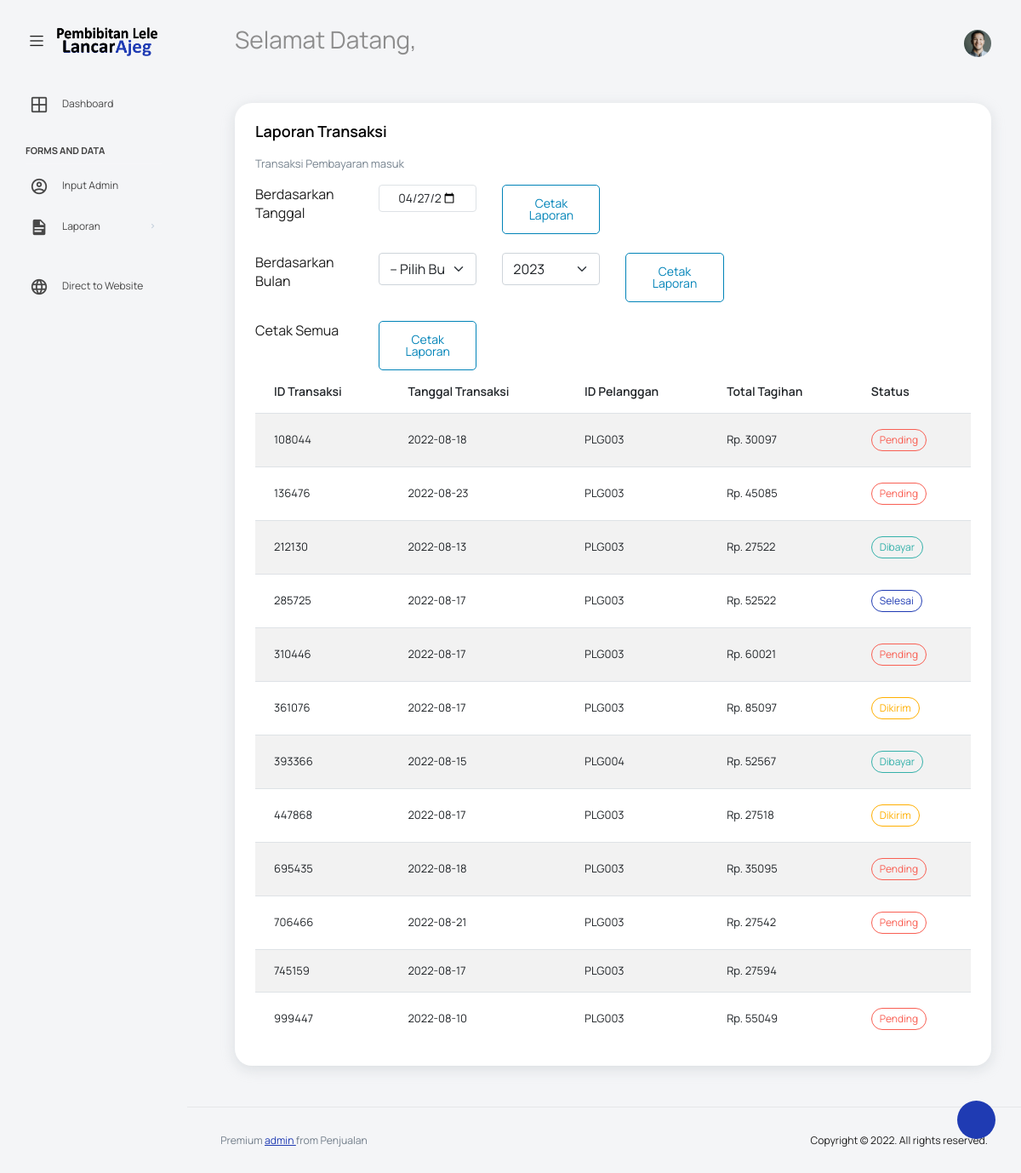
/admin-dashboard/laporan/laporan-transaksi.php, run on the app's committed database.
### tables this page shows
CREATE TABLE `transaksi` (
  `id_transaksi` varchar(255) NOT NULL,
  `id_order` int(50) NOT NULL,
  `id_pelanggan` varchar(25) NOT NULL,
  `total_tagihan` int(20) NOT NULL,
  `metode_pembayaran` varchar(255) NOT NULL,
  `waktu_transaksi` date NOT NULL,
  `status` varchar(25) NOT NULL,
  `pdf_url` varchar(255) NOT NULL,
  `kurir` varchar(50) NOT NULL,
  `resi` varchar(25) NOT NULL
);

### admin-dashboard/config/koneksi.php (called while the page is built, shortened)
<?php
$koneksi  =  mysqli_connect("localhost", "root", "", "db_lele");
$tampil_transaksi = $koneksi->query("select * from transaksi");

### admin-dashboard/laporan/laporan-transaksi.php (the view, shortened to what this page needs)
<?php
include '../config/koneksi.php';
?>
<!DOCTYPE html>
<html lang="en">
<head>
    <link rel="stylesheet" href="../vendors/feather/feather.css">
    <link rel="stylesheet" href="../vendors/mdi/css/materialdesignicons.min.css">
    <link rel="stylesheet" href="../vendors/ti-icons/css/themify-icons.css">
    <link rel="stylesheet" href="../vendors/typicons/typicons.css">
    <link rel="stylesheet" href="../vendors/simple-line-icons/css/simple-line-icons.css">
    <link rel="stylesheet" href="../vendors/css/vendor.bundle.base.css">
    <link rel="stylesheet" href="../vendors/datatables.net-bs4/dataTables.bootstrap4.css">
    <link rel="stylesheet" href="../js/select.dataTables.min.css">
    <link rel="stylesheet" href="../css/vertical-layout-light/style.css">
</head>
<body>
    <div class="container-scroller">
        <nav class="navbar default-layout col-lg-12 col-12 p-0 fixed-top d-flex align-items-top flex-row">
            <div class="text-center navbar-brand-wrapper d-flex align-items-center justify-content-start">
                <div class="me-3">
                    <button class="navbar-toggler navbar-toggler align-self-center" type="button" data-bs-toggle="minimize">
                        <span class="icon-menu"></span>
                    </button>
                </div>
                <div>
                    <a class="navbar-brand brand-logo" href="index.php">
                        <img src="../images/logo.png" alt="logo" />
                    </a>
                </div>
            </div>
            <div class="navbar-menu-wrapper d-flex align-items-top">
                <ul class="navbar-nav">
                    <li class="nav-item font-weight-semibold d-none d-lg-block ms-0">
                        <h1 class="welcome-text">Selamat Datang, <span class="text-black fw-bold"><?= $_SESSION['admin']['nama'] ?></span></h1>
                    </li>
                </ul>
                <ul class="navbar-nav ms-auto">
                    <li class="nav-item dropdown d-none d-lg-block user-dropdown">
                        <a class="nav-link" id="UserDropdown" href="#" data-bs-toggle="dropdown" aria-expanded="false">
                            <img class="img-xs rounded-circle" src="../images/faces/face8.jpg" alt="Profile image"> </a>
                    </li>
                </ul>
            </div>
        </nav>
        <div class="container-fluid page-body-wrapper">
            <div class="theme-setting-wrapper">
                <div id="settings-trigger"><i class="ti-settings"></i></div>
            </div>
            <nav class="sidebar sidebar-offcanvas" id="sidebar">
                <ul class="nav">
                    <li class="nav-item">
                        <a class="nav-link" href="../index.php">
                            <i class="mdi mdi-grid-large menu-icon"></i>
                            <span class="menu-title">Dashboard</span>
                        </a>
                    </li>
                    <li class="nav-item nav-category">Forms and Data</li>
                    <?php
                    if ($_SESSION['admin']['tipe_login'] == 'A') {
                    ?>
                        <li class="nav-item">
                            <a class="nav-link" data-bs-toggle="collapse" href="#form-elements" aria-expanded="false" aria-controls="form-elements">
                                <i class="menu-icon mdi mdi-card-text-outline"></i>
                                <span class="menu-title">Input Data</span>
                                <i class="menu-arrow"></i>
                            </a>
                            <div class="collapse" id="form-elements">
                                <ul class="nav flex-column sub-menu">
                                    <li class="nav-item"><a class="nav-link" href="../input-produk.php">input Produk</a></li>
                                    <li class="nav-item"><a class="nav-link" href="../input-pelanggan.php">input Pelanggan</a></li>
                                    <li class="nav-item"><a class="nav-link" href="../input-kategori.php">input Kategori</a></li>
                                </ul>
                            </div>
                        </li>
                        <li class="nav-item">
                            <a class="nav-link" data-bs-toggle="collapse" href="#tables" aria-expanded="false" aria-controls="tables">
                                <i class="menu-icon mdi mdi-table"></i>
                                <span class="menu-title">Table Data</span>
                                <i class="menu-arrow"></i>
                            </a>
                            <div class="collapse" id="tables">
                                <ul class="nav flex-column sub-menu">
                                    <li class="nav-item"><a class="nav-link" href="../data-produk.php">input Produk</a></li>
                                    <li class="nav-item"><a class="nav-link" href="../data-pelanggan.php">input Pelanggan</a></li>
                                    <li class="nav-item"><a class="nav-link" href="../data-kategori.php">input Kategori</a></li>
                                </ul>
                            </div>
                        </li>
                        <li class="nav-item">
                            <a class="nav-link" href="../cek-pembayaran.php">
                                <i class="mdi mdi-cash-100 menu-icon"></i>
                                <span class="menu-title">Cek Pembayaran</span>
                            </a>
                        </li>
                        <li class="nav-item">
                            <a class="nav-link" href="../form-transaksi.php">
                                <i class="mdi mdi-send menu-icon"></i>
                                <span class="menu-title">Pengiriman</span>
                            </a>
                        </li>
                        <li class="nav-item">
                            <a class="nav-link" data-bs-toggle="collapse" href="#laporan" aria-expanded="false" aria-controls="tables">
                                <i class="menu-icon mdi mdi-file-document"></i>
                                <span class="menu-title">Laporan</span>
                                <i class="menu-arrow"></i>
                            </a>
                            <div class="collapse" id="laporan">
                                <ul class="nav flex-column sub-menu">
                                    <li class="nav-item"><a class="nav-link" href="http://localhost/penjualan-master/admin-dashboard/laporan/laporan-produk.php">Laporan Produk</a></li>
                                    <li class="nav-item"><a class="nav-link" href="http://localhost/penjualan-master/admin-dashboard/laporan/laporan-pelanggan.php">Laporan Pelanggan</a></li>
                                    <li class="nav-item"><a class="nav-link" href="http://localhost/penjualan-master/admin-dashboard/laporan/laporan-transaksi.php">Laporan Transaksi</a></li>
                                    <li class="nav-item"><a class="nav-link" href="http://localhost/penjualan-master/admin-dashboard/laporan/laporan-detail-transaksi.php">Laporan Detail Transaksi</a></li>
                                </ul>
                            </div>
                        </li>
                    <?php
                    } else {
                    ?>
                        <li class="nav-item">
                            <a class="nav-link" href="http://localhost/penjualan-master/admin-dashboard/input-admin.php">
                                <i class="menu-icon mdi mdi-account-circle-outline"></i>
                                <span class="menu-title">Input Admin</span>
                            </a>
                        </li>
                        <li class="nav-item">
                            <a class="nav-link" data-bs-toggle="collapse" href="#laporan" aria-expanded="false" aria-controls="tables">
                                <i class="menu-icon mdi mdi-file-document"></i>
                                <span class="menu-title">Laporan</span>
                                <i class="menu-arrow"></i>
                            </a>
                        </li>
                    <?php
                    }
                    ?>
                    <li class="nav-item">
                        <a class="nav-link" target="_blank">
                        </a>
                    </li>
                    <li class="nav-item">
                        <a class="nav-link" target="_blank" href="../index.php">
                            <i class="mdi mdi-web menu-icon"></i>
                            <span class="menu-title">Direct to Website</span>
                        </a>
                    </li>
                </ul>
            </nav>
            <div class="main-panel">
                <div class="content-wrapper">
                    <div class="row">
                        <div class="col-md-12 grid-margin stretch-card">
                            <div class="card">
                                <div class="card-body">
                                    <h4 class="card-title">Laporan Transaksi</h4>
                                    <p class="card-description">
                                        Transaksi Pembayaran masuk
                                    </p>
                                    <form action="print-transaksi-periode.php" method="post">
                                        <div class="row">
                                            <div class="col-sm-2"> Berdasarkan Tanggal</div>
                                            <div class="col-sm-2">
                                                <input type="date" name="tanggal" class="col-sm-2 form-control " value="<?= date('Y-m-d') ?>">
                                            </div>
                                            <div class="col-sm-2">
                                                <button name="hari" target="_blank" class="btn btn-outline-info btn-icon-text">Cetak Laporan</button>
                                            </div>
                                        </div>
                                        <br>
                                        <div class="row">
                                            <div class="col-sm-2"> Berdasarkan Bulan</div>
                                            <div class="col-sm-2">
                                                <select name="bulan" class="form-select" data-live-search="true">
                                                    <option value="">-- Pilih Bulan --</option>
                                                </select>
                                            </div>
                                            <div class="col-sm-2">
                                                <select name="tahun" class="form-select">
                                                    <?php
                                                    $mulai = date('Y') - 1;
                                                    for ($i = $mulai; $i < $mulai + 10; $i++) {
                                                        $sel = $i == date('Y') ? ' selected="selected"' : '';
                                                        echo '<option value="' . $i . '"' . $sel . '>' . $i . '</option>';
                                                    }
                                                    ?>
                                                </select>
                                            </div>
                                            <div class="col-sm-2">
                                                <button name="periode" target="_blank" class="btn btn-outline-info btn-icon-text">Cetak Laporan</button>
                                            </div>
                                        </div>
                                        <br>
                                        <div class="row">
                                            <div class="col-sm-2">Cetak Semua</div>
                                            <div class="col-sm-2">
                                                <a href="print-transaksi.php" target="_blank" class="btn btn-outline-info btn-icon-text">Cetak Laporan</a>
                                            </div>
                                        </div>
                                    </form>
                                    <table class="table table-striped" id="table1">
                                        <thead>
                                            <tr>
                                                <th>ID Transaksi</th>
                                                <th>Tanggal Transaksi</th>
                                                <th>ID Pelanggan</th>
                                                <th>Total Tagihan</th>
                                                <th>Status</th>
                                            </tr>
                                        </thead>
                                        <tbody>
                                            <?php while ($data = $tampil_transaksi->fetch_assoc()) { ?>
                                                <tr>
                                                    <td><?= $data['id_transaksi']; ?></td>
                                                    <td><?= $data['waktu_transaksi']; ?></td>
                                                    <td><?= $data['id_pelanggan']; ?></td>
                                                    <td>Rp. <?= $data['total_tagihan']; ?></td>
                                                    <td>
                                                        <?php if ($data['status'] == 'Pending') { ?>
                                                            <label class="badge badge-danger"><?= $data['status']; ?></label>
                                                        <?php } elseif ($data['status'] == 'Dibayar') { ?>
                                                            <label class="badge badge-success"><?= $data['status']; ?></label>
                                                        <?php } elseif ($data['status'] == 'Dikirim') { ?>
                                                            <label class="badge badge-warning"><?= $data['status']; ?></label>
                                                        <?php } elseif ($data['status'] == 'Selesai') { ?>
                                                            <label class="badge badge-primary"><?= $data['status']; ?></label>
                                                        <?php } ?>
                                                    </td>
                                                </tr>
                                            <?php } ?>
                                        </tbody>
                                    </table>
                                </div>
                            </div>
                        </div>
                    </div>
                </div>
                <footer class="footer">
                    <div class="d-sm-flex justify-content-center justify-content-sm-between">
                        <span class="text-muted text-center text-sm-left d-block d-sm-inline-block">Premium <a href="index.php" target="_blank">admin </a> from Penjualan</span>
                        <span class="float-none float-sm-right d-block mt-1 mt-sm-0 text-center">Copyright © 2022. All rights reserved.</span>
                    </div>
                </footer>
            </div>
        </div>
    </div>
</body>
</html>

### data on the page
transaksi: id_transaksi "108044", waktu_transaksi "2022-08-18", id_pelanggan "PLG003", total_tagihan "30097", status "Pending"
transaksi: id_transaksi "136476", waktu_transaksi "2022-08-23", id_pelanggan "PLG003", total_tagihan "45085", status "Pending"
transaksi: id_transaksi "212130", waktu_transaksi "2022-08-13", id_pelanggan "PLG003", total_tagihan "27522", status "Dibayar"
transaksi: id_transaksi "285725", waktu_transaksi "2022-08-17", id_pelanggan "PLG003", total_tagihan "52522", status "Selesai"
transaksi: id_transaksi "310446", waktu_transaksi "2022-08-17", id_pelanggan "PLG003", total_tagihan "60021", status "Pending"
transaksi: id_transaksi "361076", waktu_transaksi "2022-08-17", id_pelanggan "PLG003", total_tagihan "85097", status "Dikirim"
transaksi: id_transaksi "393366", waktu_transaksi "2022-08-15", id_pelanggan "PLG004", total_tagihan "52567", status "Dibayar"
transaksi: id_transaksi "447868", waktu_transaksi "2022-08-17", id_pelanggan "PLG003", total_tagihan "27518", status "Dikirim"
transaksi: id_transaksi "695435", waktu_transaksi "2022-08-18", id_pelanggan "PLG003", total_tagihan "35095", status "Pending"
transaksi: id_transaksi "706466", waktu_transaksi "2022-08-21", id_pelanggan "PLG003", total_tagihan "27542", status "Pending"
transaksi: id_transaksi "745159", waktu_transaksi "2022-08-17", id_pelanggan "PLG003", total_tagihan "27594"
transaksi: id_transaksi "999447", waktu_transaksi "2022-08-10", id_pelanggan "PLG003", total_tagihan "55049", status "Pending"

### other printed values
form field tahun "2023"
